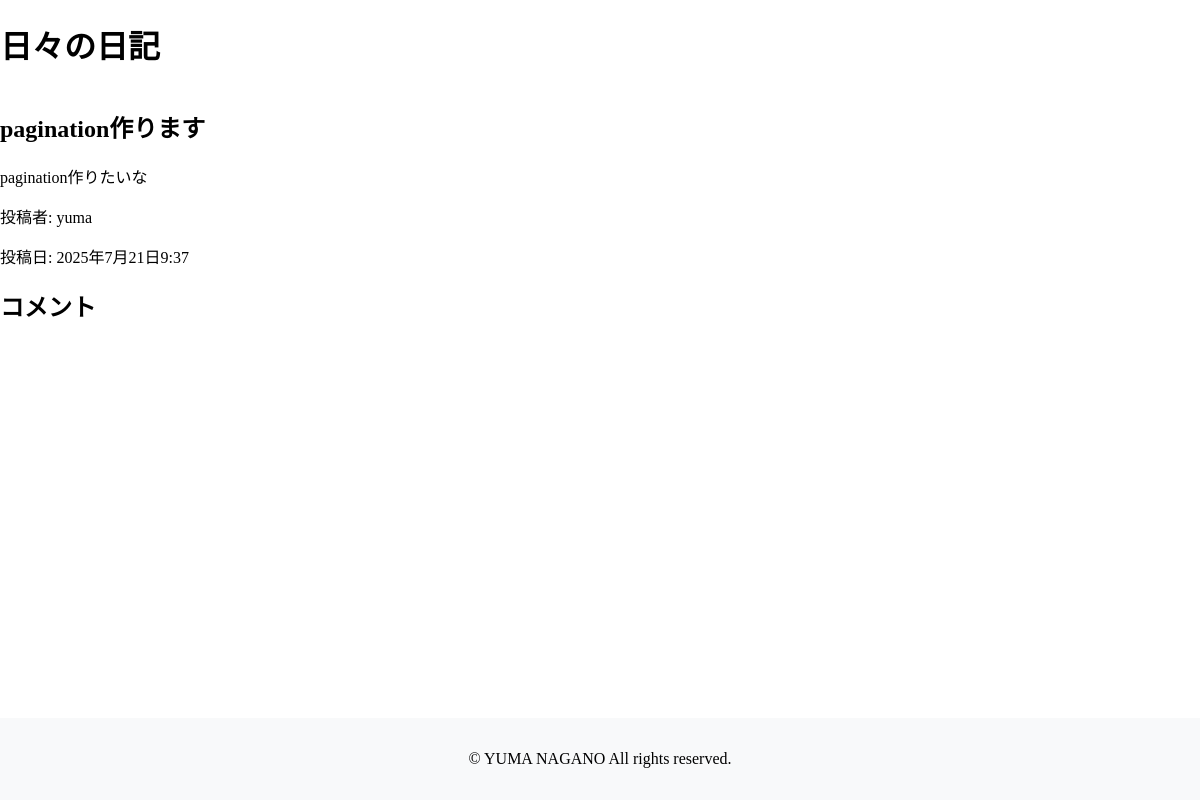
The page /post/8/ on the database its author committed.
### brog/models.py (models this page shows, shortened)
class Post(models.Model):
    title = models.CharField(max_length=200)
    author = models.ForeignKey(User, on_delete=models.CASCADE)
    content = models.TextField()
    created_at = models.DateTimeField(auto_now_add=True)

### brog/views.py (the view)
# urls.py: path('post/<int:pk>/', views.PostDetailView.as_view(), name='post_detail'),
class PostDetailView(DetailView):
    model = Post
    template_name = 'brog/post_detail.html'
    context_object_name = 'post'

### brog/templates/brog/post_detail.html (shortened to what this page needs)
<!DOCTYPE html>
<html lang="ja">
<head>
    {% load static %}
    <link rel="stylesheet" href="{% static 'brog/css/style.css' %}">
</head>
<body>
    <header>
        <h1>日々の日記</h1>
    </header>
    <main>
        <section>
            <h2>{{ post.title }}</h2>
            <p>{{ post.content }}</p>
            <p>投稿者: {{ post.author }}</p>
            <p>投稿日: {{ post.created_at }}</p>
        </section>
        <section>
            <h2>コメント</h2>
        </section>
    </main>
    <footer>
        <p>&copy; YUMA NAGANO All rights reserved.</p>
    </footer>
</body>
</html>

### brog/static/brog/style.css (style rules this page uses)
body { display: flex; flex-direction: column; min-height: 100vh; margin: 0; }
main { flex: 1; }
footer { background-color: #f8f9fa; padding: 1rem; text-align: center; }

### rows shown on the page
Post: title "pagination作ります", content "pagination作りたいな", author "yuma", created_at "2025年7月21日9:37"
